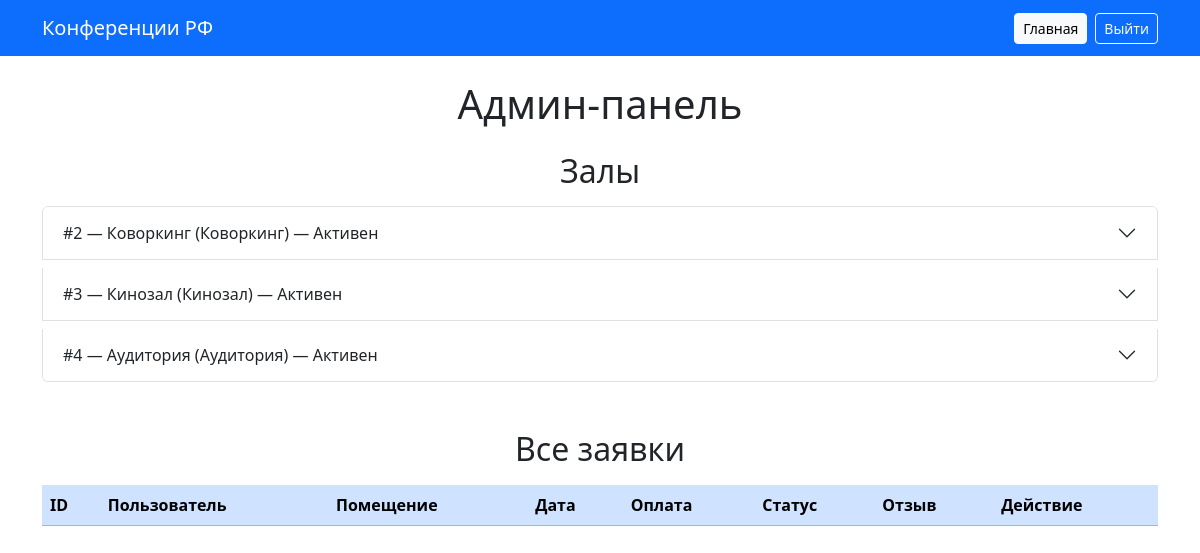
/admin.php (signed in), run on the app's committed database.
### tables this page shows
CREATE TABLE `rooms` (
  `id` int(11) NOT NULL,
  `title` varchar(150) NOT NULL,
  `type` enum('Аудитория','Коворкинг','Кинозал') NOT NULL,
  `description` text NOT NULL,
  `price` decimal(10,2) NOT NULL DEFAULT '0.00',
  `image` varchar(255) NOT NULL,
  `is_active` tinyint(1) NOT NULL DEFAULT '1'
);

### config.php (called while the page is built, shortened)
<?php
function h($text) {
    return htmlspecialchars((string)$text, ENT_QUOTES, 'UTF-8');
}
?>

### admin.php (the view, shortened to what this page needs)
<?php
require_once 'config.php';
$rooms = $pdo->query("SELECT id, title, type, description, price, image, is_active FROM rooms ORDER BY id")->fetchAll();
?>
<!DOCTYPE html>
<html lang="ru">
<head>
    <link href="https://cdn.jsdelivr.net/npm/bootstrap@5.3.3/dist/css/bootstrap.min.css" rel="stylesheet">
</head>
<body>
    <nav class="navbar navbar-dark bg-primary mb-4">
        <div class="container">
            <a class="navbar-brand" href="index.php">Конференции РФ</a>
            <div class="ms-auto d-flex gap-2">
                <a href="index.php" class="btn btn-light btn-sm">Главная</a>
                <a href="logout.php" class="btn btn-outline-light btn-sm">Выйти</a>
            </div>
        </div>
    </nav>
    <div class="container pb-5">
        <h1 class="text-center mb-4">Админ-панель</h1>
        <h2 class="mt-4 mb-3 text-center">Залы</h2>
        <div class="accordion mb-5" id="roomsAccordion">
            <?php foreach ($rooms as $room): ?>
                <div class="accordion-item mb-2">
                    <h3 class="accordion-header">
                        <button class="accordion-button collapsed" type="button" data-bs-toggle="collapse" data-bs-target="#room<?= $room['id'] ?>">
                            #<?= $room['id'] ?> — <?= h($room['title']) ?> (<?= h($room['type']) ?>) — <?= h($room['is_active'] ? 'Активен' : 'Скрыт') ?>
                        </button>
                    </h3>
                </div>
            <?php endforeach; ?>
        </div>
        <h2 class="mt-5 mb-3 text-center">Все заявки</h2>
        <div class="table-responsive">
            <table class="table table-striped">
                <thead class="table-primary"><tr><th>ID</th><th>Пользователь</th><th>Помещение</th><th>Дата</th><th>Оплата</th><th>Статус</th><th>Отзыв</th><th>Действие</th></tr></thead>
            </table>
        </div>
    </div>
</body>
</html>

### data on the page
rooms: id "2", title "Коворкинг", type "Коворкинг", is_active "Активен"
rooms: id "3", title "Кинозал", type "Кинозал", is_active "Активен"
rooms: id "4", title "Аудитория", type "Аудитория", is_active "Активен"
